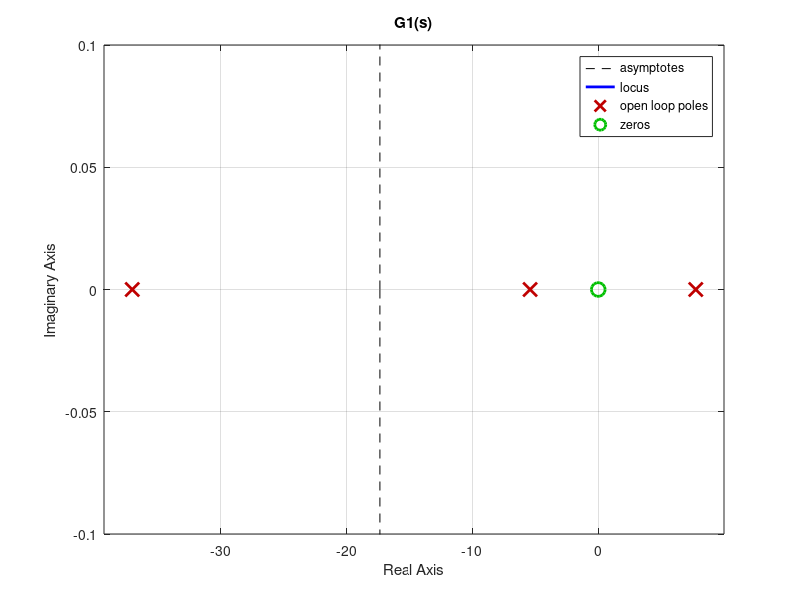

Write MATLAB code to recreate this figure. (Note: this script raises an error after producing the figure.)
%% Variables
close all; clear, clc
Vb=7.4;     % nominal voltage [V]
Wf=1760;    % motor free run speed [rad/s]
sbar=0.003; % stall torque @ Vb [N*m]
G=35.56;    % gearbox ratio
Im=3.6e-8;  % motor armature inertia [kg*m^2]
r=34e-3;    % wheel radius [m]
Mw=27e-3;   % wheel mass [kg]
Mb=180e-3;  % MiP body mass [kg]
l=47.7e-3;  % center of MiP mass to wheel axle [m]
Ib=2.63e-4; % MiP body inertia [kg*m^2]
g=9.80665;  % gravitational accel [m^2/s]
k=Vb/Wf;    % motor cte [V*s = N*m/A]
Iw=(1/2)*Mw*r^2+Im*G^2;   % wheel inertia [kg*m^2]
R=k*Vb/sbar;    % motor resistance [ohm]
% k1=2*Iw+(Mb+2*Mw)*r^2;
% k2=Mb*r*l;
% k3=Ib+Mb*l^2;
% k4=Mb*g*l;
% k5=2*G*sbar;
% k6=2*k*G^2;
s=zpk(0,[],1);
% A1=-k5/(k3*s^2+s*k6-k4);
% A2=(-k2*s^2+s*k6)/(k3*s^2+s*k6-k4);
% A3=k5/(k1*s^2+s*k6);
% A4=(-k2*s^2+s*k1)/(k1*s^2+s*k6);

freq1=200;  % inner loop frequency [Hz] 
freq2=20;   % outer loop frequency [Hz]
t1=1/freq1; % inner loop period [s]
t2=1/freq2; % outer loop period [s]

%% Inner Loop
% G1=(A1+A2*A3)/(1-A2*A4);
G1=-74.1*s/(s^3+34.7*s^2-128.4*s-1555.4);
[G1z,G1p,G1k]=zpkdata(G1,'v');
[b1,a1]=tfdata(G1,'v'); % polynomial form
G1_num=zpk(tf(b1,1));   % zpk form
G1_den=zpk(tf(a1,1));
% G1z(1:7)=[];
% G1p(1:7)=[];

% G1z_len=length(G1z{1});
% G1p_len=length(G1p{1});
% i=1;
% while i<=G1z_len
%     j=1;
%     while j<=G1p_len
%         if G1z{1}(i)-G1p{1}(j) <= 1e-34
%             G1z{1}(i)=[];
%             G1p{1}(j)=[];
%             G1z_len=G1z_len-1;
%             G1p_len=G1p_len-1;
%             break
%         else
%             j=j+1;
%             if j == G1p_len+1
%                 i=i+1;
%             end
%         end
%     end
% end

% G1_num=1;
% G1_den=1;
% for i=length(G1z):-1:1
%     G1_num=G1_num*(s-G1z(i));
% end
% for i=length(G1p):-1:1
%     G1_den=G1_den*(s-G1p(i));
% end
% G1=(G1k*G1_num)/G1_den;

% G1(s) root locus
figure(1)
rlocus(G1)
title('G1(s)')
rootsG1=rlocus(G1,0);
polesG1=rlocus(G1,abs(G1k));

% linearSystemAnalyzer('impulse',G1,0:t2/100:.5)

sigma1=4.6/t2;
zeta1=1;
Wg1=sigma1/zeta1;
% Wg1=1.8/t1;
% a11=2*zeta1*Wg1;
sig2=-2*sigma1;
p1lag=0;
p1lead=sig2;

% p1lead0=-300; % upper bound
% p1lag0=sig2-p1lead0;
% if p1lag0 > 0
%     while p1lag0>0
%         p1lead0=p1lead0+0.1;
%         p1lag0=sig2-p1lead0;
%         if p1lag0<0
%             p1lag=sig2-p1lead0; % lower bound
%             p1lead=p1lead0;   % upper bound
%             break
%         end
%     end
% else
%     p1lag=p1lag0;
%     p1lead=p1lead0;
% end

% sqrt(pz)=Wg
% z1lead=rootsG1(3);
% p1lead=Wg1^2/z1lead;
z1lead=Wg1^2/p1lead;  % lower bound
% z1lead=rootsG1(3);
if z1lead < p1lead
    disp('ERROR: D1lead is not behaving as intended.')
    pause
end
% p1lag=0;
% z1lag=1.1*p1lag;
z1lag=rootsG1(1);
% z1lag=z1lead-0.7*z1lead;  % upper bound
D1lead=(s-z1lead)/(s-p1lead);
% D1zeros=(s-G1p(2))*(s-G1p(1));
% D1low=300^2/(s^2+2*300*s+300^2);
% D1low=600/(s+600);
D1lag=(s-z1lag)/(s-p1lag);
D1=D1lead*D1lag;%*D1zeros*D1low^2*(1200/(s+1200));
[y1,x1]=tfdata(D1,'v'); % polynomial form
D1_num=zpk(tf(y1,1));   % zpk form
D1_den=zpk(tf(x1,1));

% L(s)=G(s)*D(s)=[K*b(s)*y(s)]/[a(s)*x(s)]
L1_num=D1_num*G1_num;
L1_den=D1_den*G1_den;
L1=L1_num/L1_den;

% initial D2(s)
[mag_Wg1i,phase_Wg1i]=bode(L1,Wg1);  % [abs amplitute]
gain1i=20*log10(mag_Wg1i);          % [dB]
K1=10^((1-gain1i)/20)
rootsL1=rlocus(L1,0);
polesL1=rlocus(L1,K1)

% improved D2(s)
D1f=K1*D1; % controller transfer function
[y1f,x1f]=tfdata(D1f,'v');
D1f_num=zpk(tf(y1f,1));
D1f_den=zpk(tf(x1f,1));

% L2(s)
L1f_num=D1f_num*G1_num;
L1f_den=D1f_den*G1_den;
L1f=L1f_num/L1f_den;

% sanity check
[mag_Wg1, phase_Wg1]=bode(L1f,Wg1);  % [abs amplitute]
gainWg1=20*log10(mag_Wg1)           % [dB]
phase_Wg1;
PM=(phase_Wg1+180)

% D1(s) root locus
figure(2)
rlocus(D1f)
title('D1(s)')

% L1(s) root locus
figure(3)
rlocus(L1f)
title('L1(s)')

% bode plots
figure(4)
bode(G1,'k',D1f,'r',L1f,'g-.',D1lead,'b--',D1lag,'m')
legend('G1(s)','D1(s)','L1(s)','D1Lead(s)','D1Lag(s)',...
    'Location','Best')
title('Bode Plots')

% closed-loop transfer function
T1_num=L1f_num;
T1_den=L1f_num+L1f_den;
T1=T1_num/T1_den;

% step response
% figure(5)
% step(T1,0:t1/100:1)
% title('T1(s) Step Response')
linearSystemAnalyzer('step',T1,0:t2/100:t2)
linearSystemAnalyzer('step',T1,0:t2/100:10*t2)

% tustin's approx w/ prewarping
[b1z,a1z]=C2DTustin(y1f,x1f,t1,Wg1); b1z_roots=Roots(b1z); a1z_roots=Roots(a1z); mag1=abs(a1z_roots);

% D2 discrete time
D1z=tf(b1z,a1z,t1);
D1zNum=b1z/b1z(1)
D1zDen=a1z/b1z(1)

%% Outer Loop
b2=k*Vb*G/(R*2*Iw);
a2=[1 k^2*G^2/(R*2*Iw) 0];
G2=tf(b2,a2);
rootsG2=rlocus(G2,0)

% G2(s) root locus
figure(1)
rlocus(G2)
title('G2(s)')